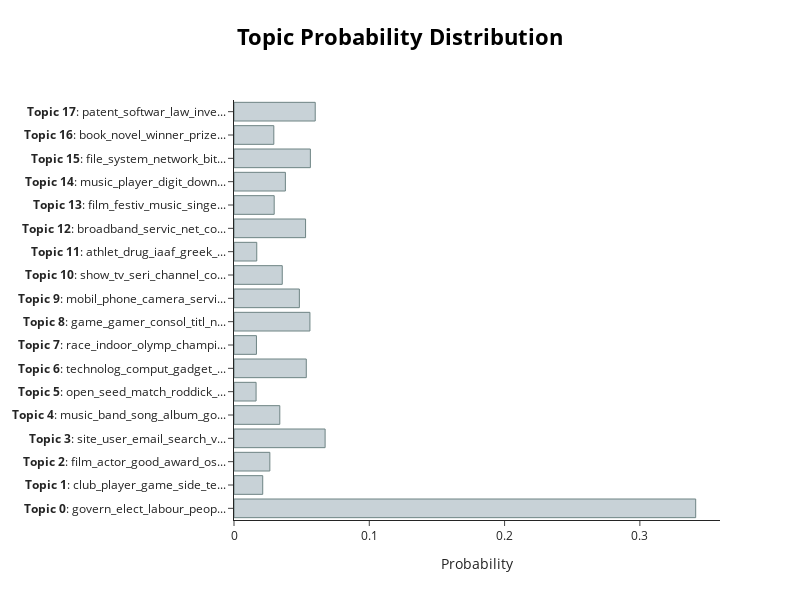

Write notebook code for a chart like this one.
### Code cell
topic_number = 0
topic_model.visualize_distribution(probs[topic_number])

### Figure 1 — Plotly figure (JSON) as saved in the notebook; plotly's stock layout.template omitted (floating-point values rounded to 4 significant figures)
{"data": [{"marker": {"color": "#C8D2D7", "line": {"color": "#6E8484", "width": 1}}, "orientation": "h", "type": "bar", "x": [0.3413, 0.02123, 0.0265, 0.06735, 0.03386, 0.01633, 0.05343, 0.01659, 0.05612, 0.04832, 0.03567, 0.01682, 0.0529, 0.0297, 0.03798, 0.05646, 0.02943, 0.06005], "y": ["<b>Topic 0</b>: govern_elect_labour_peop...", "<b>Topic 1</b>: club_player_game_side_te...", "<b>Topic 2</b>: film_actor_good_award_os...", "<b>Topic 3</b>: site_user_email_search_v...", "<b>Topic 4</b>: music_band_song_album_go...", "<b>Topic 5</b>: open_seed_match_roddick_...", "<b>Topic 6</b>: technolog_comput_gadget_...", "<b>Topic 7</b>: race_indoor_olymp_champi...", "<b>Topic 8</b>: game_gamer_consol_titl_n...", "<b>Topic 9</b>: mobil_phone_camera_servi...", "<b>Topic 10</b>: show_tv_seri_channel_co...", "<b>Topic 11</b>: athlet_drug_iaaf_greek_...", "<b>Topic 12</b>: broadband_servic_net_co...", "<b>Topic 13</b>: film_festiv_music_singe...", "<b>Topic 14</b>: music_player_digit_down...", "<b>Topic 15</b>: file_system_network_bit...", "<b>Topic 16</b>: book_novel_winner_prize...", "<b>Topic 17</b>: patent_softwar_law_inve..."]}], "layout": {"height": 600, "hoverlabel": {"bgcolor": "white", "font": {"family": "Rockwell", "size": 16}}, "title": {"font": {"color": "Black", "size": 22}, "text": "<b>Topic Probability Distribution</b>", "x": 0.5, "xanchor": "center", "y": 0.95, "yanchor": "top"}, "width": 800, "xaxis": {"title": {"text": "Probability"}}}}
